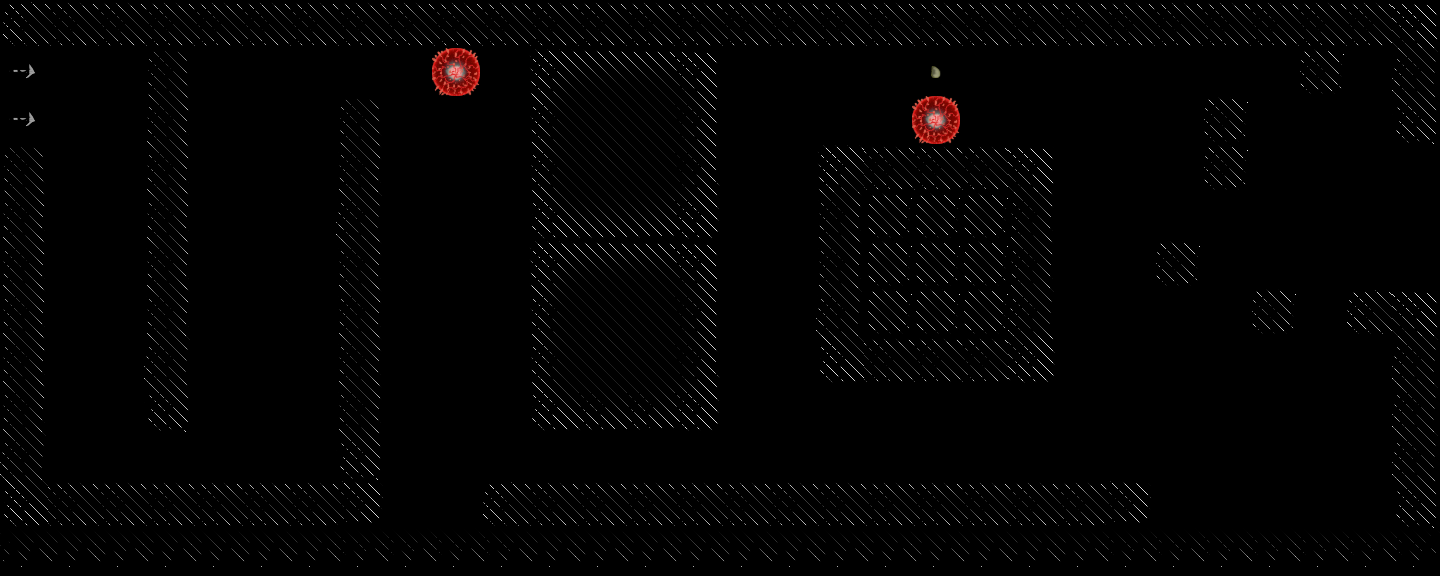

This game map was drawn from its Tiled (.tmx) file and the tilesets committed beside it. A one-line description and the trimmed map source follow:
An orthogonal 30x12 tile map with 48x48 px tiles, 2 tile layers (Tiles, Objects), 2 tilesets and 4 objects.

<map version="1.0" orientation="orthogonal" width="30" height="12" tilewidth="48" tileheight="48">
 <tileset firstgid="1" name="objects" tilewidth="48" tileheight="48">
  <image source="img/tiles/objects.png" width="192" height="192" />
  <tile id="0">
   <properties>
    <property name="components" value="Player" />
    <property name="object" value="" />
   </properties>
  </tile>
  <tile id="1">
   <properties>
    <property name="components" value="Finish" />
    <property name="object" value="" />
   </properties>
  </tile>
  <tile id="2">
   <properties>
    <property name="components" value="Dead" />
    <property name="object" value="" />
   </properties>
  </tile>
  <tile id="3">
   <properties>
    <property name="components" value="Wall" />
    <property name="object" value="" />
   </properties>
  </tile>
  <tile id="4">
   <properties>
    <property name="components" value="CellNormal" />
    <property name="object" value="" />
   </properties>
  </tile>
  <tile id="5">
   <properties>
    <property name="components" value="CellJump" />
    <property name="object" value="" />
   </properties>
  </tile>
  <tile id="6">
   <properties>
    <property name="components" value="VirusRotating" />
   </properties>
  </tile>
  <tile id="7">
   <properties>
    <property name="components" value="CellGravity" />
   </properties>
  </tile>
  <tile id="8">
   <properties>
    <property name="components" value="CellNormal" />
    <property name="object" value="" />
   </properties>
  </tile>
 </tileset>
 <tileset firstgid="17" name="standard" tilewidth="48" tileheight="48">
  <image source="img/tiles/standard.png" width="384" height="384" />
  <tile id="13">
   <properties>
    <property name="components" value="Finish" />
   </properties>
  </tile>
  <tile id="14">
   <properties>
    <property name="components" value="Finish" />
   </properties>
  </tile>
  <tile id="21">
   <properties>
    <property name="components" value="Finish" />
   </properties>
  </tile>
  <tile id="29">
   <properties>
    <property name="components" value="Finish" />
   </properties>
  </tile>
 </tileset>
 <layer name="Tiles" width="30" height="12">
  <data>[360 cells, 181 non-empty, 31 distinct tile ids]</data>
 </layer>
 <layer name="Objects" width="30" height="12">
  <data>[360 cells, 140 non-empty, 5 distinct tile ids]</data>
 </layer>
 <objectgroup name="Calque d'objets 1" width="30" height="12">
  <object x="536" y="100" width="444" height="442">
   <properties>
    <property name="components" value="IngameMessage" />
    <property name="text" value="Also, rotation seems" />
   </properties>
  </object>
  <object x="538" y="151" width="444" height="442">
   <properties>
    <property name="components" value="IngameMessage" />
    <property name="text" value="impossible when" />
   </properties>
  </object>
  <object x="540" y="199" width="444" height="442">
   <properties>
    <property name="components" value="IngameMessage" />
    <property name="text" value="gravity is reversed." />
   </properties>
  </object>
  <object x="620" y="325" width="444" height="442">
   <properties>
    <property name="components" value="IngameMessage" />
    <property name="text" value="Bizarre..." />
   </properties>
  </object>
 </objectgroup>
</map>
